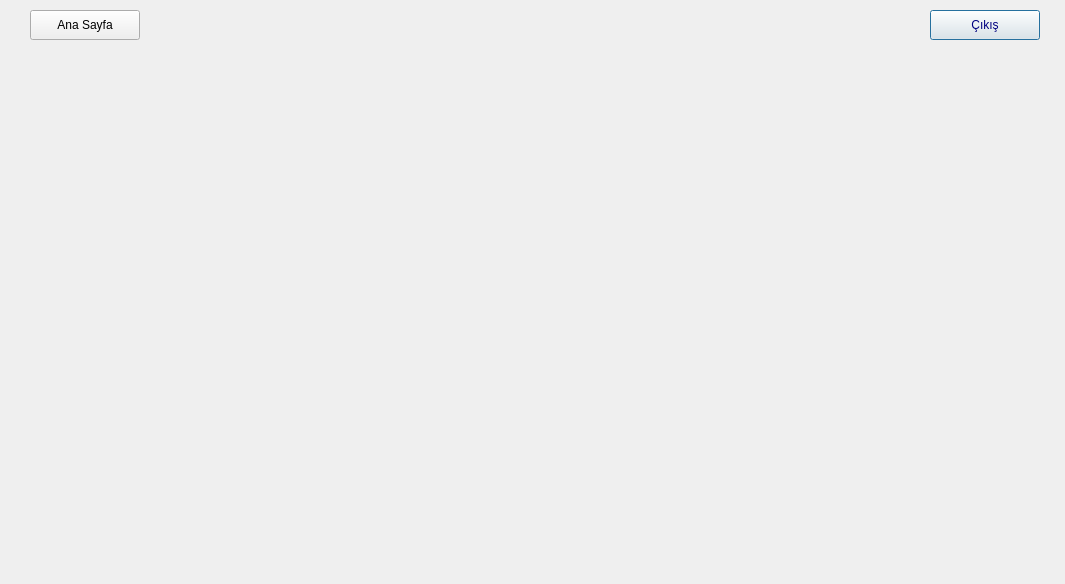
<?xml version="1.0" encoding="UTF-8"?>
<ui version="4.0">
 <class>alldatawindow</class>
 <widget class="QDialog" name="alldatawindow">
  <property name="geometry">
   <rect>
    <x>0</x>
    <y>0</y>
    <width>1065</width>
    <height>584</height>
   </rect>
  </property>
  <property name="windowTitle">
   <string>Dialog</string>
  </property>
  <widget class="QCustomPlot" name="plot" native="true">
   <property name="geometry">
    <rect>
     <x>20</x>
     <y>50</y>
     <width>1021</width>
     <height>491</height>
    </rect>
   </property>
  </widget>
  <widget class="QPushButton" name="exit">
   <property name="geometry">
    <rect>
     <x>930</x>
     <y>10</y>
     <width>110</width>
     <height>30</height>
    </rect>
   </property>
   <property name="styleSheet">
    <string notr="true">color:navy</string>
   </property>
   <property name="text">
    <string>Çıkış</string>
   </property>
   <property name="autoDefault">
    <bool>true</bool>
   </property>
  </widget>
  <widget class="QPushButton" name="main">
   <property name="geometry">
    <rect>
     <x>30</x>
     <y>10</y>
     <width>110</width>
     <height>30</height>
    </rect>
   </property>
   <property name="styleSheet">
    <string notr="true">color:black</string>
   </property>
   <property name="text">
    <string>Ana Sayfa</string>
   </property>
   <property name="autoDefault">
    <bool>true</bool>
   </property>
   <property name="default">
    <bool>false</bool>
   </property>
   <property name="flat">
    <bool>false</bool>
   </property>
  </widget>
 </widget>
 <customwidgets>
  <customwidget>
   <class>QCustomPlot</class>
   <extends>QWidget</extends>
   <header>qcustomplot.h</header>
   <container>1</container>
  </customwidget>
 </customwidgets>
 <resources/>
 <connections/>
</ui>
